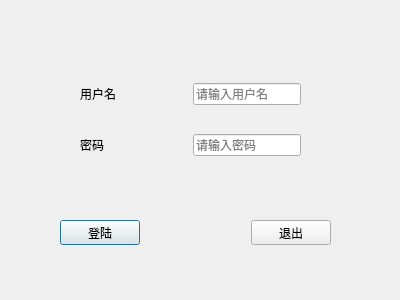
<?xml version="1.0" encoding="UTF-8"?>
<ui version="4.0">
 <class>LoginDialog</class>
 <widget class="QDialog" name="LoginDialog">
  <property name="geometry">
   <rect>
    <x>0</x>
    <y>0</y>
    <width>400</width>
    <height>300</height>
   </rect>
  </property>
  <property name="windowTitle">
   <string>登陆</string>
  </property>
  <widget class="QWidget" name="">
   <property name="geometry">
    <rect>
     <x>60</x>
     <y>220</y>
     <width>271</width>
     <height>25</height>
    </rect>
   </property>
   <layout class="QHBoxLayout" name="horizontalLayout">
    <item>
     <widget class="QPushButton" name="BT_login">
      <property name="text">
       <string>登陆</string>
      </property>
     </widget>
    </item>
    <item>
     <spacer name="horizontalSpacer_3">
      <property name="orientation">
       <enum>Qt::Horizontal</enum>
      </property>
      <property name="sizeHint" stdset="0">
       <size>
        <width>40</width>
        <height>20</height>
       </size>
      </property>
     </spacer>
    </item>
    <item>
     <widget class="QPushButton" name="BT_exit">
      <property name="text">
       <string>退出</string>
      </property>
     </widget>
    </item>
   </layout>
  </widget>
  <widget class="QWidget" name="">
   <property name="geometry">
    <rect>
     <x>80</x>
     <y>60</y>
     <width>221</width>
     <height>121</height>
    </rect>
   </property>
   <layout class="QVBoxLayout" name="verticalLayout">
    <item>
     <layout class="QHBoxLayout" name="horizontalLayout_3">
      <item>
       <widget class="QLabel" name="LB_username">
        <property name="text">
         <string>用户名</string>
        </property>
       </widget>
      </item>
      <item>
       <spacer name="horizontalSpacer">
        <property name="orientation">
         <enum>Qt::Horizontal</enum>
        </property>
        <property name="sizeHint" stdset="0">
         <size>
          <width>40</width>
          <height>20</height>
         </size>
        </property>
       </spacer>
      </item>
      <item>
       <widget class="QLineEdit" name="LE_username">
        <property name="placeholderText">
         <string>请输入用户名</string>
        </property>
       </widget>
      </item>
     </layout>
    </item>
    <item>
     <layout class="QHBoxLayout" name="horizontalLayout_2">
      <item>
       <widget class="QLabel" name="LB_password">
        <property name="text">
         <string>密码</string>
        </property>
       </widget>
      </item>
      <item>
       <spacer name="horizontalSpacer_2">
        <property name="orientation">
         <enum>Qt::Horizontal</enum>
        </property>
        <property name="sizeHint" stdset="0">
         <size>
          <width>40</width>
          <height>20</height>
         </size>
        </property>
       </spacer>
      </item>
      <item>
       <widget class="QLineEdit" name="LE_password">
        <property name="echoMode">
         <enum>QLineEdit::Password</enum>
        </property>
        <property name="placeholderText">
         <string>请输入密码</string>
        </property>
       </widget>
      </item>
     </layout>
    </item>
   </layout>
  </widget>
 </widget>
 <resources/>
 <connections>
  <connection>
   <sender>BT_exit</sender>
   <signal>clicked()</signal>
   <receiver>LoginDialog</receiver>
   <slot>close()</slot>
   <hints>
    <hint type="sourcelabel">
     <x>237</x>
     <y>231</y>
    </hint>
    <hint type="destinationlabel">
     <x>199</x>
     <y>149</y>
    </hint>
   </hints>
  </connection>
 </connections>
</ui>
